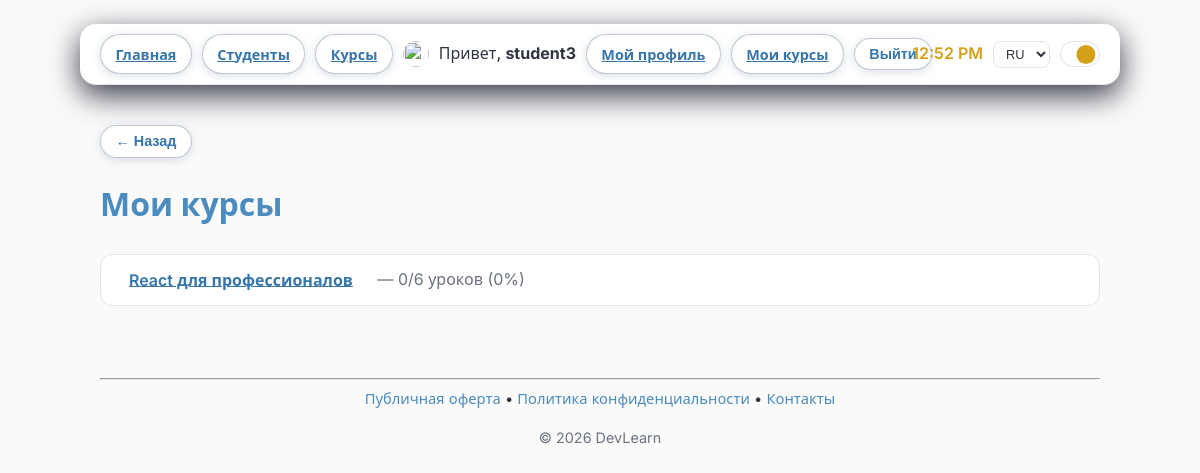
/ru/courses/my/ (signed in), run on an earlier commit of the app's database.
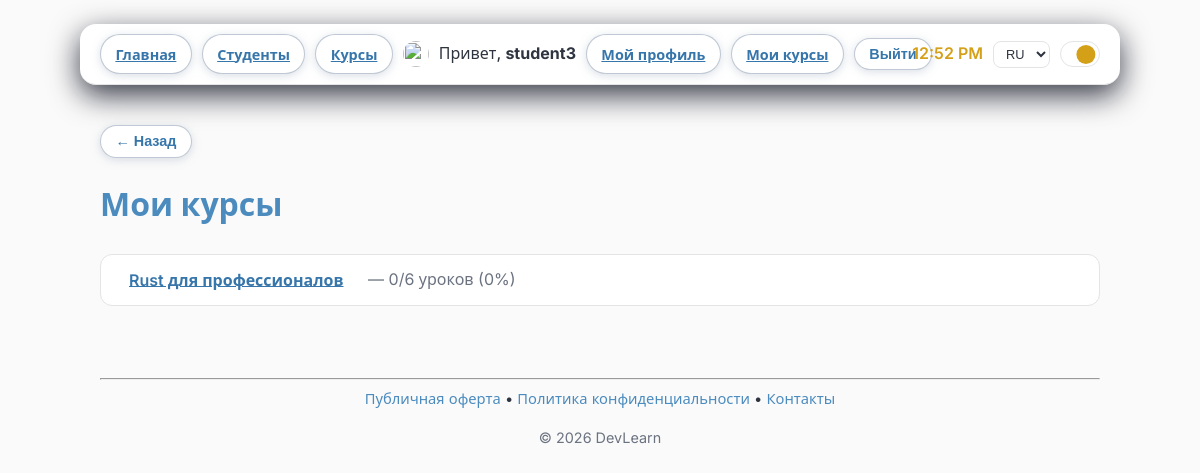
And on a later commit of the database.
### courses/models.py (models this page shows, shortened)
class Enrollment(models.Model):
    student = models.ForeignKey(
        settings.AUTH_USER_MODEL,
        on_delete=models.CASCADE,
        related_name="enrollments",
        verbose_name="Студент",
    )
    course = models.ForeignKey(
        Course,
        on_delete=models.CASCADE,
        related_name="enrollments",
        verbose_name="Курс",
    )
    enrolled_at = models.DateTimeField(auto_now_add=True)
    class Meta:
        unique_together = ["student", "course"]

class Course(models.Model):
    LEVEL_JUNIOR = "junior"
    LEVEL_PRO = "pro"
    LEVEL_CHOICES = [
        (LEVEL_JUNIOR, "Python для начинающих"),
        (LEVEL_PRO, "Python для профессионалов"),
    ]
    title = models.CharField("Название", max_length=100)
    description = models.TextField("Описание", blank=True)
    level = models.CharField(
        "Уровень",
        max_length=20,
        choices=LEVEL_CHOICES,
        default=LEVEL_JUNIOR,
    )
    category = models.ForeignKey(
        "Category",
        on_delete=models.SET_NULL,
        null=True,
        blank=True,
        related_name="courses",
        verbose_name="Категория",
    )
    author = models.ForeignKey(
        settings.AUTH_USER_MODEL,
        on_delete=models.CASCADE,
        related_name="authored_courses",
        verbose_name="Автор",
    )
    cover_image = models.ImageField(
        "Обложка курса",
        upload_to="courses/covers/",
        blank=True,
        null=True,
    )
    price = models.DecimalField(
        "Цена",
        max_digits=10,
        decimal_places=2,
        default=0,
    )
    is_active = models.BooleanField("Опубликован", default=True)
    created_at = models.DateTimeField(auto_now_add=True)
    class Meta:
        ordering = ["-created_at"]

### courses/views.py (the view)
# urls.py: path("my/", views.MyCoursesView.as_view(), name="my_courses"),
class MyCoursesView(LoginRequiredMixin, ListView):
    template_name = "courses/my_courses.html"
    context_object_name = "enrollments"
    def get_queryset(self):
        return (
            Enrollment.objects.filter(student=self.request.user)
            .select_related("course", "course__author")
            .prefetch_related("course__lessons")
        )
    def get_context_data(self, **kwargs):
        context = super().get_context_data(**kwargs)
        from django.db.models import Count
        user = self.request.user
        course_ids = [e.course_id for e in context["enrollments"]]
        completed_counts = (
            LessonProgress.objects.filter(user=user, lesson__course_id__in=course_ids)
            .values("lesson__course_id")
            .annotate(cnt=Count("id"))
        )
        completed_by_course = {r["lesson__course_id"]: r["cnt"] for r in completed_counts}
        progress_list = []
        for e in context["enrollments"]:
            total = len(e.course.lessons.all())
            completed = completed_by_course.get(e.course_id, 0)
            is_completed = total > 0 and completed >= total
            certificate = None
            if is_completed:
                certificate = CourseCertificate.objects.filter(
                    user=user,
                    course=e.course,
                ).first()
            progress_list.append(
                {
                    "enrollment": e,
                    "total": total,
                    "completed": completed,
                    "is_completed": is_completed,
                    "certificate": certificate,
                }
            )
        context["progress_list"] = progress_list
        return context

### users/context_processors.py (called while the page is built)
def user_role(request):
    is_teacher = False
    profile_avatar_url = None
    if request.user.is_authenticated:
        try:
            profile = request.user.profile
            is_teacher = profile.role == "teacher"
            if profile.avatar:
                profile_avatar_url = profile.avatar.url
        except Exception:
            pass
    can_upload_avatar = settings.DEBUG
    return {"is_teacher": is_teacher, "profile_avatar_url": profile_avatar_url, "can_upload_avatar": can_upload_avatar}

### courses/templates/courses/my_courses.html (shortened to what this page needs)
{% extends "base.html" %}
{% load i18n %}
{% block content %}
<h1>{% trans "Мои курсы" %}</h1>
<ul class="course-list">
    {% for item in progress_list %}
    <li class="course-item">
        <a href="{% url 'courses:course_detail' item.enrollment.course.pk %}" class="btn-course">{{ item.enrollment.course.title }}</a>
        <span class="course-meta">— {{ item.completed }}/{{ item.total }} {% trans "уроков" %}
        {% if item.total > 0 %}({% widthratio item.completed item.total 100 %}%){% endif %}</span>
    </li>
    {% empty %}
    <li class="course-item">{% trans "Вы пока не записаны ни на один курс." %}</li>
    {% endfor %}
</ul>
{% endblock %}

What changed in the data, as far as the page shows it:
changed through a linked row, Enrollment: enrollment.course "React для профессионалов" → "Rust для профессионалов"
